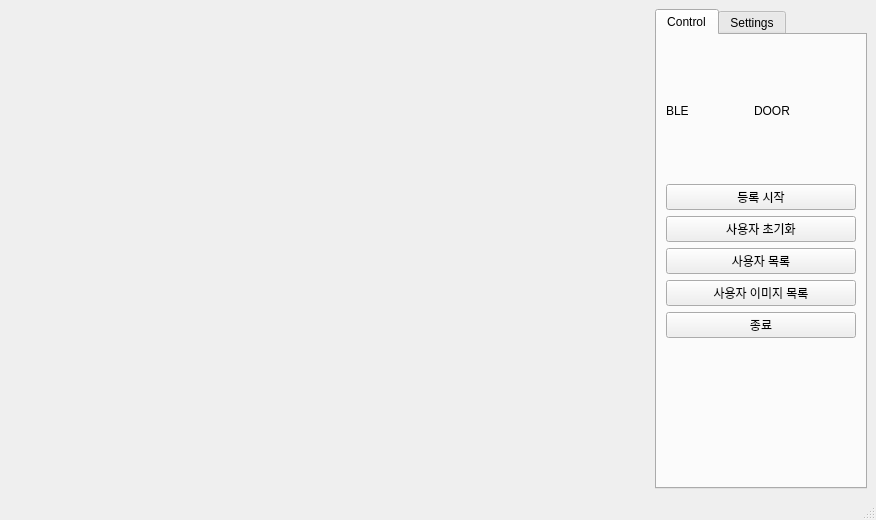
<?xml version="1.0" encoding="UTF-8"?>
<ui version="4.0">
 <class>MainWindow</class>
 <widget class="QMainWindow" name="MainWindow">
  <property name="geometry">
   <rect><x>0</x><y>0</y><width>800</width><height>480</height></rect>
  </property>
  <property name="windowTitle"><string>Face Doorlock</string></property>
  <widget class="QWidget" name="centralwidget">
   <layout class="QVBoxLayout" name="mainVerticalLayout">
    <item>
     <layout class="QHBoxLayout" name="mainContentLayout">
      <!-- LEFT: Camera preview (unchanged name) --> 
      <item>
       <widget class="QLabel" name="cameraLabel">
        <property name="minimumSize"><size><width>640</width><height>480</height></size></property>
        <property name="scaledContents"><bool>true</bool></property>
        <property name="text"><string/></property>
       </widget>
      </item>
      <!-- RIGHT: Tabs (keep existing controls under the first tab) -->
      <item>
       <widget class="QTabWidget" name="rightTabWidget">
        <property name="tabPosition"><enum>QTabWidget::North</enum></property>
        <property name="tabShape"><enum>QTabWidget::Rounded</enum></property>

        <!-- TAB 1: Control (contains the original rightPanelLayout contents) -->
        <widget class="QWidget" name="tabControl">
         <attribute name="title"><string>Control</string></attribute>
         <layout class="QVBoxLayout" name="rightPanelLayout">
		  <item>
			  <layout class="QHBoxLayout" name="ledBarLayout">
			  	<property name="spacing"><number>8</number></property>
				<!-- BLE -->
				<item>
					<widget class="QLabel" name="labelBle">
						<property name="text"><string>BLE</string></property>
						<property name="alignment"><set>Qt::AlignVCenter|Qt::AlignLeft</set></property>
					</widget>
				</item>
				<item>
					<!-- Promoted Widget:LedWidget -->
					<widget class="LedWidget" name="bleLed">
						<property name="minimumSize">
							<size><width>18</width><height>18</height></size>
						</property>
						<property name="maximumSize">
							<size><width>22</width><height>22</height></size>
						</property>
					</widget>
				</item>

				<!-- 중간 여백 -->
				<item>
					<spacer name="hSpacerBetween">
						<property name="orientation"><enum>Qt::Horizontal</enum></property>
						<property name="sizeHint"><size><width>16</width><height>20</height></size></property>
					</spacer>
				</item>
				<!-- DOOR -->
				<item>
					<widget class="QLabel" name="labelDoor">
						<property name="text"><string>DOOR</string></property>
						<property name="alignment"><set>Qt::AlignVCenter|Qt::AlignLeft</set></property>
					</widget>
				</item>
				<item>
					<!-- Promoted Widget: LedWidget -->
					<widget class="LedWidget" name="doorLed">
						<property name="minimumSize">
							<size><width>18</width><height>22</height></size>
						</property>
					</widget>
				</item>
				<!-- 오른쪽 여유 공간 -->
				<item>
					<spacer name="hSpacerStretch">
						<property name="orientation"><enum>Qt::Horizontal</enum></property>
						<property name="sizeHint"><size><width>40</width><height>20</height></size></property>
					</spacer>
				</item>
			  </layout>
		  </item>
          <item>
           <widget class="QPushButton" name="registerButton">
            <property name="text"><string>등록 시작</string></property>
           </widget>
          </item>
          <item>
           <widget class="QPushButton" name="resetButton">
            <property name="text"><string>사용자 초기화</string></property>
           </widget>
          </item>
          <item>
           <widget class="QPushButton" name="showUsersList">
            <property name="text"><string>사용자 목록</string></property>
           </widget>
          </item>
          <item>
           <widget class="QPushButton" name="showUserImages">
            <property name="text"><string>사용자 이미지 목록</string></property>
           </widget>
          </item>
          <item>
           <widget class="QPushButton" name="ExitButton">
            <property name="text"><string>종료</string></property>
           </widget>
          </item>
          <item>
           <widget class="QLabel" name="recognitionLabel">
            <!-- Set a friendly default text; keep the original object name -->
						<property name="pixmap"><pixmap>/root/trucnk/faceRecognizer_doorlock/assert/images/gardix_logo.png</pixmap></property>
            <property name="alignment"><set>Qt::AlignCenter</set></property>
            <property name="styleSheet"><string notr="true">font-size: 16px; color: #3498db; font-weight: bold;</string></property>
           </widget>
          </item>
         </layout>
        </widget>

        <!-- TAB 2: Settings (hosts the SettingsTab.ui you already have) -->
        <widget class="QWidget" name="tabSettings">
         <attribute name="title"><string>Settings</string></attribute>
         <layout class="QVBoxLayout" name="settingsPageLayout">
          <!-- Option A (Designer): Promote this placeholder to SettingsTab (class: SettingsTab, header: SettingsTab.ui or a wrapper header) -->
          <!-- Option B (Code): Find this container by objectName and add a loaded UI into it at runtime -->
          <item>
           <widget class="QGroupBox" name="groupControlActions">
            <property name="title"><string>장비 제어</string></property>
            <layout class="QVBoxLayout" name="controlActionsLayout">

             <item>
              <layout class="QHBoxLayout" name="rowActions1">
               <item>
                <widget class="QPushButton" name="btnRefresh">
                 <property name="text"><string>새로고침</string></property>
                </widget>
               </item>
               <item>
                <widget class="QPushButton" name="btnRestartCamera">
                 <property name="text"><string>카메라 재시작</string></property>
                </widget>
               </item>
              </layout>
             </item>

             <item>
              <layout class="QHBoxLayout" name="rowActions2">
               <item>
                <widget class="QPushButton" name="btnUnlockDoor">
                 <property name="text"><string>도어 열기</string></property>
                </widget>
               </item>
               <item>
                <widget class="QPushButton" name="btnLockDoor">
                 <property name="text"><string>도어 잠그기</string></property>
                </widget>
               </item>
              </layout>
             </item>

             <item>
              <layout class="QHBoxLayout" name="rowActions3">
               <item>
                <widget class="QPushButton" name="btnRetrain">
                 <property name="text"><string>인식기 재학습</string></property>
                </widget>
               </item>
               <item>
                <widget class="QPushButton" name="btnExportLogs">
                 <property name="text"><string>로그 내보내기</string></property>
                </widget>
               </item>
              </layout>
             </item>

             <item>
              <widget class="QLabel" name="actionStatusLabel">
               <property name="text"><string>Ready</string></property>
               <property name="wordWrap"><bool>true</bool></property>
               <property name="styleSheet">
                <string notr="true">color: #666; font-size: 12px;</string>
               </property>
              </widget>
             </item>

            </layout>
           </widget>
          </item>
          <item>
           <widget class="QWidget" name="settingsTabContainer">
            <property name="sizePolicy">
             <sizepolicy hsizetype="Expanding" vsizetype="Expanding">
              <horstretch>0</horstretch>
              <verstretch>0</verstretch>
             </sizepolicy>
            </property>
           </widget>
          </item>
         </layout>
        </widget>

       </widget>
      </item>

     </layout>
    </item>
   </layout>
  </widget>
  <widget class="QStatusBar" name="statusbar"/>
 </widget>
   <customwidgets>
    <customwidget>
      <class>LedWidget</class>          <!-- ✅ 클래스명 -->
      <extends>QWidget</extends>
      <header>LedWidget.h</header>      <!-- ✅ 정확한 헤더명(대소문자 일치) -->
    </customwidget>
  </customwidgets>
 <resources/>
 <connections/>
</ui>
